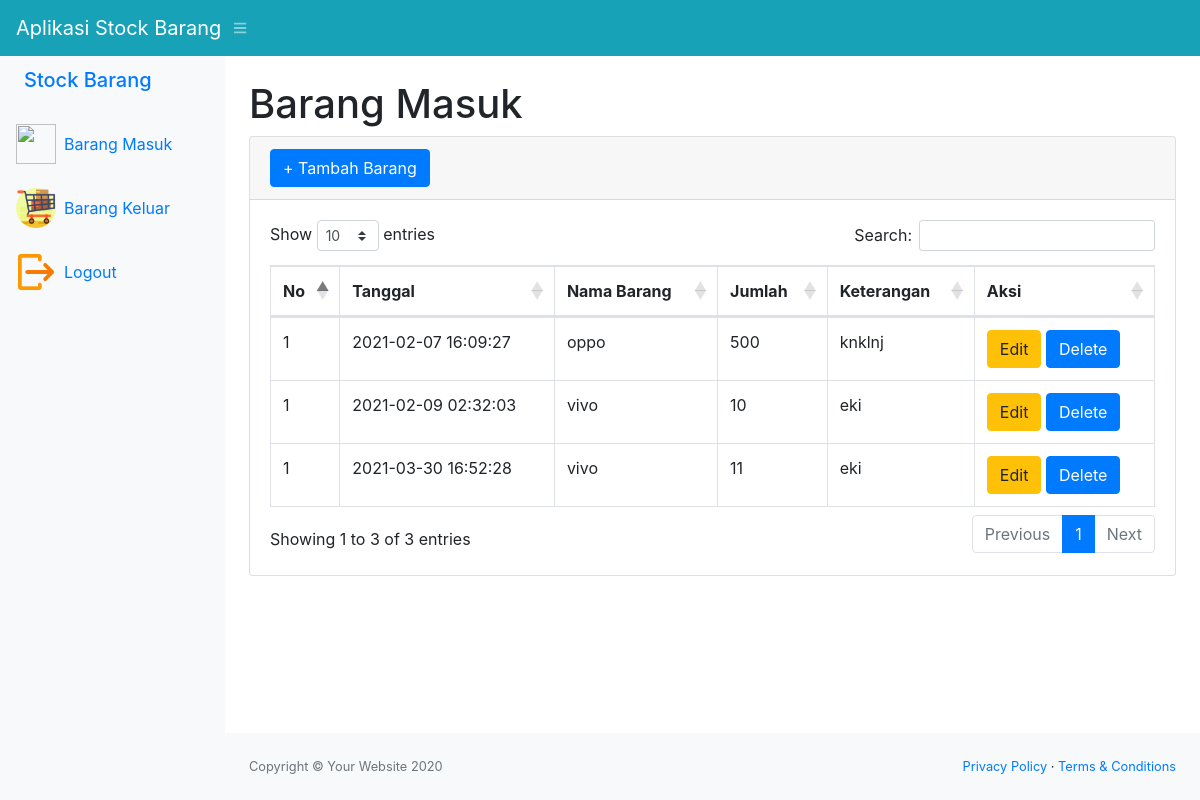
The page /dist/masuk.php (signed in) on the database its author committed.
### tables this page shows
CREATE TABLE `masuk` (
  `idmasuk` int(11) NOT NULL,
  `idbarang` varchar(255) NOT NULL,
  `tanggal` timestamp NOT NULL DEFAULT current_timestamp(),
  `keterangan` varchar(255) NOT NULL,
  `qty` int(11) NOT NULL
);

CREATE TABLE `stock` (
  `idbarang` int(11) NOT NULL,
  `namabarang` varchar(255) NOT NULL,
  `deskripsi` varchar(255) NOT NULL,
  `stock` int(11) NOT NULL
);

### dist/masuk.php (the view, shortened to what this page needs)
<?php
require "function.php";
?>
<!DOCTYPE html>
<html lang="en">
<head>
    <link href="css/styles.css" rel="stylesheet" />
    <link href="https://cdn.datatables.net/1.10.20/css/dataTables.bootstrap4.min.css" rel="stylesheet"
 />
</head>
<body class="sb-nav-fixed">
    <nav class="sb-topnav navbar navbar-expand navbar-dark bg-info">
        <a class="navbar-brand" href="index.php">Aplikasi Stock Barang</a>
        <button class="btn btn-link btn-sm order-1 order-lg-0" id="sidebarToggle" href="#"><i
                class="fas fa-bars"></i></button>
    </nav>
    <div id="layoutSidenav">
        <div id="layoutSidenav_nav">
            <nav class="sb-sidenav accordion sb-sidenav-cyan-300" id="sidenavAccordion">
                <div class="sb-sidenav-menu bg-light">
                    <div class="nav">
                        <a class="nav-link" href="index.php">
                            <h5>Stock Barang</h5>
                        </a>
                        <a class="nav-link" href="masuk.php">
                            <div class="sb-nav-link-icon"><img src="../img/masuk.png" alt="" width="40" height="40">
                            </div>
                            Barang Masuk
                        </a>
                        <a class="nav-link" href="keluar.php">
                            <div class="sb-nav-link-icon"><img src="../img/keluar.png" alt="" width="40" height="40">
                            </div>
                            Barang Keluar
                        </a>
                        <a class="nav-link" href="logout.php">
                            <div class="sb-nav-link-icon"><img src="../img/logout.png" alt="" width="40" height="40">
                            </div>
                            Logout
                        </a>
                    </div>
                </div>
            </nav>
        </div>
        <div id="layoutSidenav_content">
            <main>
                <div class="container-fluid">
                    <h1 class="mt-4">Barang Masuk</h1>
                    <div class="card mb-4">
                        <div class="card-header">
                            <button type="button" class="btn btn-primary" data-toggle="modal" data-target="#myModal">
                                + Tambah Barang
                            </button>
                        </div>
                        <div class="card-body">
                            <div class="table-responsive">
                                <table class="table table-bordered" id="dataTable" width="100%" cellspacing="0">
                                    <thead>
                                        <tr>
                                            <th>No</th>
                                            <th>Tanggal</th>
                                            <th>Nama Barang</th>
                                            <th>Jumlah</th>
                                            <th>Keterangan</th>
                                            <th>Aksi</th>
                                        </tr>
                                    </thead>
                                    <tbody>
                                        <?php
                                        $ambilsemuadatastock = mysqli_query($conn, "SELECT * FROM masuk m, stock s WHERE s.idbarang = m.idbarang");
                                        while ($data = mysqli_fetch_array($ambilsemuadatastock)) {
                                            $i = 1;
                                            $idm = $data['idmasuk'];
                                            $tanggal = $data['tanggal'];
                                            $namabarang = $data['namabarang'];
                                            $qty = $data['qty'];
                                            $deskripsi = $data['keterangan'];
                                        ?>
                                        <tr>
                                            <td><?php echo $i++; ?></td>
                                            <td><?php echo $tanggal; ?></td>
                                            <td><?php echo $namabarang; ?> </td>
                                            <td><?php echo $qty; ?></td>
                                            <td><?php echo $deskripsi; ?></td>
                                            <td>
                                                <button type="button" class="btn btn-warning" data-toggle="modal"
                                                    data-target="#edit<?php echo $idm; ?>">Edit</button>
                                                <button type="button" class="btn btn-primary" data-toggle="modal"
                                                    data-target="#delete<?php echo $idm; ?>">Delete</button>
                                            </td>
                                        </tr>
                                        <?php
                                        }
                                        ?>
                                    </tbody>
                                </table>
                            </div>
                        </div>
                    </div>
                </div>
            </main>
            <footer class="py-4 bg-light mt-auto">
                <div class="container-fluid">
                    <div class="d-flex align-items-center justify-content-between small">
                        <div class="text-muted">Copyright &copy; Your Website 2020</div>
                        <div>
                            <a href="#">Privacy Policy</a>
                            &middot;
                            <a href="#">Terms &amp; Conditions</a>
                        </div>
                    </div>
                </div>
            </footer>
        </div>
    </div>
</body>
</html>

### rows shown on the page
masuk: tanggal "2021-02-07 16:09:27", idbarang.namabarang "oppo", qty "500", keterangan "knklnj"
masuk: tanggal "2021-02-09 02:32:03", idbarang.namabarang "vivo", qty "10", keterangan "eki"
masuk: tanggal "2021-03-30 16:52:28", idbarang.namabarang "vivo", qty "11", keterangan "eki"
